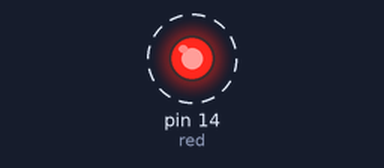
A program run on a simulated MicroPython board. Shown: output pins drawn as LEDs (lit = HIGH). Dashed ring = blinking.

Above: at 0.2 s.
Timing chart, 0 to 3.0 s (numbered marks = the images above):
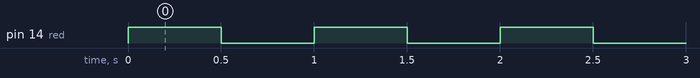

Measured:
- by itself, pin 14 (red): alternates HIGH for 0.50 s and LOW for 0.50 s

The program:

led1.py
```python
# Imports
from machine import Pin
import time

# Pin setup
red = Pin(14, Pin.OUT) # Set GPIO 14 as an output

## Program Start ##
while True: # Loop forever

    red.value(1) # LED on
    time.sleep(0.5) # Wait half a second

    red.value(0) # LED off
    time.sleep(0.5) # Wait half a second
```
